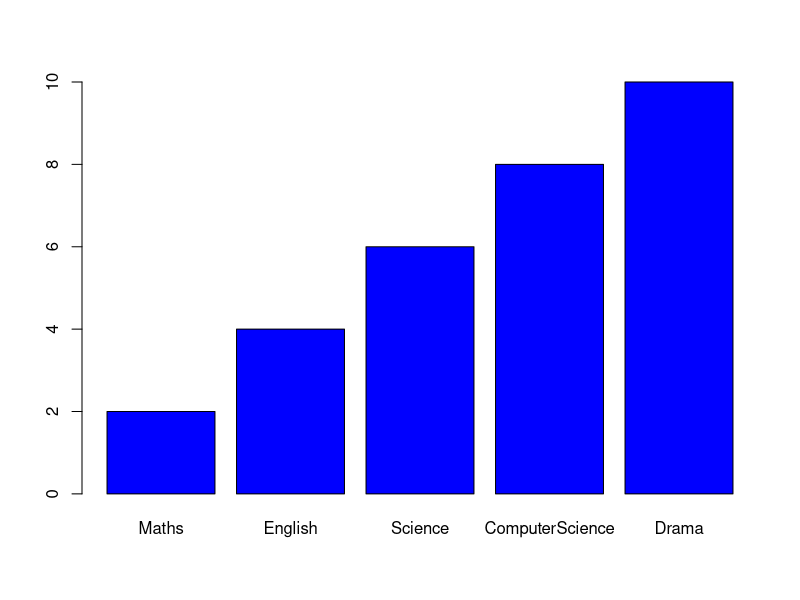

Write R code to recreate this figure.
# Task 4. 
# Create a simple bar plot of five subjects

# x-axis values
xSubject <- c("Maths", "English", "Science", "ComputerScience", "Drama")

# y-axis values
studentY <- c(2, 4, 6, 8, 10)

barplot(studentY, names.arg = xSubject, col = "blue")
